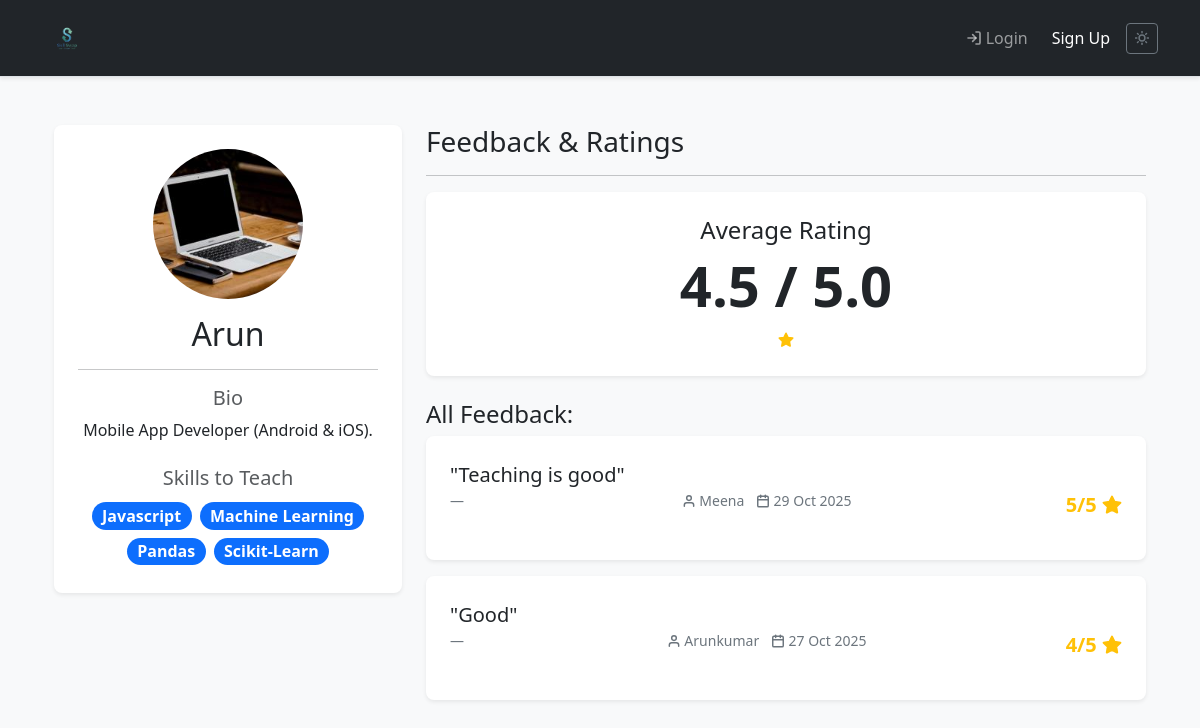
Screenshot of /user/8/ with the database file from the repository.
### users/models.py (models this page shows, shortened)
class Profile(models.Model):
    user = models.OneToOneField(User, on_delete=models.CASCADE)
    image = models.ImageField(default='profile_pics/default.jpg', upload_to='profile_pics')
    bio = models.TextField(max_length=500, blank=True)
    skills_to_teach = models.ManyToManyField('skills.Skill', related_name='teachers', blank=True)
    skills_to_learn = models.ManyToManyField('skills.Skill', related_name='learners', blank=True)

### skills/models.py (models this page shows, shortened)
class Skill(models.Model):
    name = models.CharField(max_length=100, unique=True)
    category = models.ForeignKey(Category, on_delete=models.SET_NULL, null=True, blank=True, related_name='skills')

### scheduling/models.py (models this page shows, shortened)
class Feedback(models.Model):
    RATING_CHOICES = [(i, str(i)) for i in range(1, 6)]
    session = models.OneToOneField(Session, on_delete=models.CASCADE)
    rating = models.IntegerField(choices=RATING_CHOICES)
    comment = models.TextField()
    created_at = models.DateTimeField(auto_now_add=True)

class Session(models.Model):
    STATUS_CHOICES = (
        ('pending', 'Pending'),
        ('confirmed', 'Confirmed'),
        ('completed', 'Completed'),
        ('cancelled', 'Cancelled'),
    )
    teacher = models.ForeignKey(User, related_name='teaching_sessions', on_delete=models.CASCADE)
    learner = models.ForeignKey(User, related_name='learning_sessions', on_delete=models.CASCADE)
    skill = models.ForeignKey(Skill, on_delete=models.CASCADE, null=True, blank=True)
    scheduled_time = models.DateTimeField(null=True, blank=True)
    end_time = models.DateTimeField(null=True, blank=True)
    status = models.CharField(max_length=10, choices=STATUS_CHOICES, default='pending')
    meeting_link = models.URLField(blank=True, null=True)
    notes = models.TextField(blank=True, null=True)

### users/views.py (the view)
# urls.py: path('user/<int:user_id>/', views.public_profile, name='public_profile'),
def public_profile(request, user_id):
    profile_user = get_object_or_404(User, id=user_id)
    feedbacks = Feedback.objects.filter(session__teacher=profile_user).order_by('-created_at')
    average_rating = feedbacks.aggregate(Avg('rating'))['rating__avg']
    context = {
        'profile_user': profile_user,
        'feedbacks': feedbacks,
        'average_rating': average_rating
    }
    return render(request, 'users/public_profile.html', context)

### templates/users/public_profile.html
{% extends "base.html" %}
{% block content %}
<div class="container">
    <div class="row">
        <div class="col-lg-4 mb-4">
            <div class="card shadow-sm border-0 rounded-3">
                <div class="card-body text-center p-4">
                    <img src="{{ profile_user.profile.image.url }}" class="rounded-circle mb-3" style="width: 150px; height: 150px; object-fit: cover;">
                    <h2 class="card-title mb-0">{{ profile_user.username }}</h2>
                    <hr>
                    <h5 class="fw-light text-muted">Bio</h5>
                    <p class="card-text">{{ profile_user.profile.bio|default:"No bio provided." }}</p>
                    <h5 class="fw-light text-muted mt-4">Skills to Teach</h5>
                    <div class="d-flex flex-wrap justify-content-center">
                        {% for skill in profile_user.profile.skills_to_teach.all %}
                            <span class="badge bg-primary rounded-pill m-1 fs-6">{{ skill.name }}</span>
                        {% empty %}
                            <p class="text-muted small">No skills listed.</p>
                        {% endfor %}
                    </div>
                </div>
            </div>
        </div>
        <div class="col-lg-8">
            <h3 class="fw-light">Feedback & Ratings</h3>
            <hr>
            <div class="card shadow-sm border-0 rounded-3 mb-4">
                <div class="card-body text-center p-4">
                    <h4 class="fw-light">Average Rating</h4>
                    {% if average_rating %}
                        <h2 class="display-4 fw-bold">{{ average_rating|floatformat:1 }} / 5.0</h2>
                        <i data-feather="star" class="feather text-warning" fill="currentColor"></i>
                    {% else %}
                        <p class="text-muted fs-4">No Ratings Yet</p>
                        <i data-feather="star" class="feather text-muted"></i>
                    {% endif %}
                </div>
            </div>
            <h4 class="fw-light">All Feedback:</h4>
            {% for fb in feedbacks %}
                <div class="card shadow-sm border-0 rounded-3 mb-3">
                    <div class="card-body p-4">
                        <p class="card-text fs-5">"{{ fb.comment }}"</p>
                        <footer class="blockquote-footer d-flex justify-content-between">
                            <span>
                                <i data-feather="user" class="feather"></i> {{ fb.session.learner.username }}
                                <span class="ms-2"><i data-feather="calendar" class="feather"></i> {{ fb.created_at|date:"d M Y" }}</span>
                            </span>
                            <span class="fw-bold fs-5 text-warning">
                                {{ fb.rating }}/5 <i data-feather="star" class="feather" fill="currentColor"></i>
                            </span>
                        </footer>
                    </div>
                </div>
            {% empty %}
                <div class="card shadow-sm border-0 rounded-3">
                    <div class="card-body p-4 text-center">
                        <p class="text-muted mb-0">This user has not received any feedback yet.</p>
                    </div>
                </div>
            {% endfor %}
        </div>
    </div>
</div>
{% endblock %}

### static/css/style.css (style rules this page uses)
body { background-color: #f8f9fa; color: #212529; transition: background-color 0.3s ease, color 0.3s ease; }
.card { background-color: #ffffff; color: #212529; border: 1px solid rgba(0,0,0,.125); transition: background-color 0.3s ease, color 0.3s ease, border-color 0.3s ease; }

### templates/base.html (style rules this page uses)
body { background-color: #f8f9fa; transition: background-color 0.3s ease, color 0.3s ease; }
.feather { width: 1em; height: 1em; vertical-align: -0.125em; stroke-width: 2.5; }

### rows the page displays
Skill: name "Javascript"
Skill: name "Machine Learning"
Skill: name "Pandas"
Skill: name "Scikit-Learn"
Feedback: comment "Teaching is good", session.learner.username "Meena", created_at "29 Oct 2025", rating "5"
Feedback: comment "Good", session.learner.username "Arunkumar", created_at "27 Oct 2025", rating "4"

### other values shown
{{ profile_user.username }} "Arun"
{{ profile_user.profile.bio|default:"No bio provided." }} "Mobile App Developer (Android & iOS)."
{{ average_rating|floatformat:1 }} "4.5"
